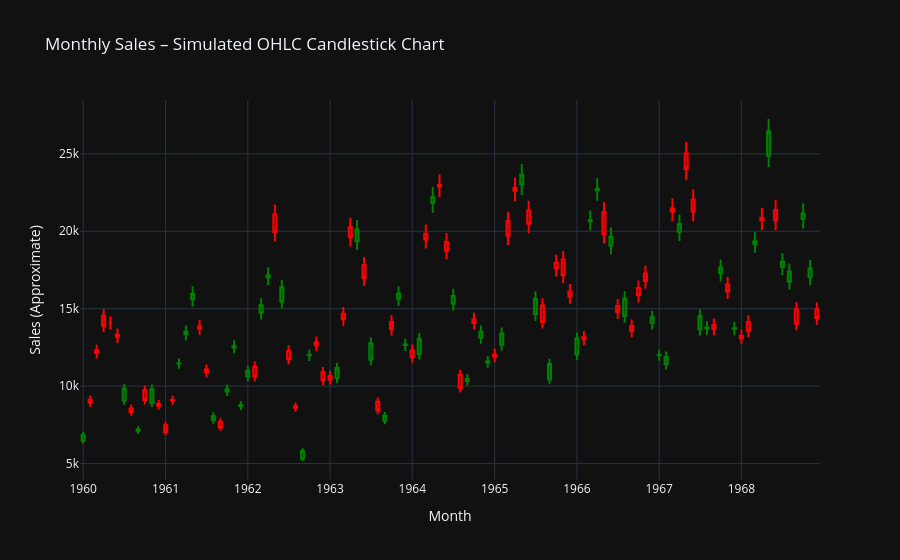

Notebook cell for this chart:
### Code cell
import pandas as pd
import numpy as np
import plotly.graph_objects as go
from io import StringIO


data = """Month,Sales
1960-01,6550
1960-02,8728
1960-03,12026
1960-04,14395
1960-05,14587
1960-06,13791
1960-07,9498
1960-08,8251
1960-09,7049
1960-10,9545
1960-11,9364
1960-12,8456
1961-01,7237
1961-02,9374
1961-03,11837
1961-04,13784
1961-05,15926
1961-06,13821
1961-07,11143
1961-08,7975
1961-09,7610
1961-10,10015
1961-11,12759
1961-12,8816
1962-01,10677
1962-02,10947
1962-03,15200
1962-04,17010
1962-05,20900
1962-06,16205
1962-07,12143
1962-08,8997
1962-09,5568
1962-10,11474
1962-11,12256
1962-12,10583
1963-01,10862
1963-02,10965
1963-03,14405
1963-04,20379
1963-05,20128
1963-06,17816
1963-07,12268
1963-08,8642
1963-09,7962
1963-10,13932
1963-11,15936
1963-12,12628
1964-01,12267
1964-02,12470
1964-03,18944
1964-04,21259
1964-05,22015
1964-06,18581
1964-07,15175
1964-08,10306
1964-09,10792
1964-10,14752
1964-11,13754
1964-12,11738
1965-01,12181
1965-02,12965
1965-03,19990
1965-04,23125
1965-05,23541
1965-06,21247
1965-07,15189
1965-08,14767
1965-09,10895
1965-10,17130
1965-11,17697
1965-12,16611
1966-01,12674
1966-02,12760
1966-03,20249
1966-04,22135
1966-05,20677
1966-06,19933
1966-07,15388
1966-08,15113
1966-09,13401
1966-10,16135
1966-11,17562
1966-12,14720
1967-01,12225
1967-02,11608
1967-03,20985
1967-04,19692
1967-05,24081
1967-06,22114
1967-07,14220
1967-08,13434
1967-09,13598
1967-10,17187
1967-11,16119
1967-12,13713
1968-01,13210
1968-02,14251
1968-03,20139
1968-04,21725
1968-05,26099
1968-06,21084
1968-07,18024
1968-08,16722
1968-09,14385
1968-10,21342
1968-11,17180
1968-12,14577"""


df = pd.read_csv(StringIO(data), parse_dates=['Month'])
df.set_index("Month", inplace=True)


np.random.seed(42)  
variation = np.random.uniform(0.95, 1.05, size=len(df))
df["Open"] = df["Sales"] * variation
df["Close"] = df["Sales"] * np.roll(variation, -1)
df["High"] = df[["Open", "Close"]].max(axis=1) * 1.03
df["Low"] = df[["Open", "Close"]].min(axis=1) * 0.97


fig = go.Figure(data=[go.Candlestick(
    x=df.index,
    open=df["Open"],
    high=df["High"],
    low=df["Low"],
    close=df["Close"],
    increasing_line_color='green',
    decreasing_line_color='red',
    name='Sales OHLC'
)])

fig.update_layout(
    title='Monthly Sales – Simulated OHLC Candlestick Chart',
    xaxis_title='Month',
    yaxis_title='Sales (Approximate)',
    template='plotly_dark',
    xaxis_rangeslider_visible=False
)

fig.show()
